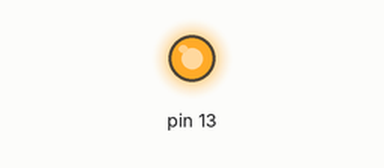
Recording of a sketch running on a simulated Arduino Mega 2560, built with avr-gcc and run on an emulated ATmega2560. Parts: output pins drawn as LEDs (lit = HIGH).

Above: at 0.5 s.
At 27.8 s:
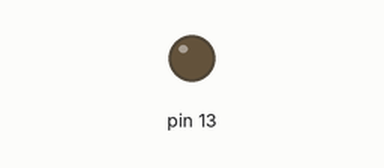
Timing chart, 0 to 39.8 s (numbered marks = the images above):
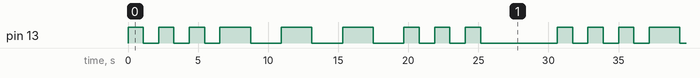

Measured:
- by itself, pin 13: repeats every 30.6 s: 2 × (LOW 1.1 s, HIGH 1.1 s), LOW 1.1 s, 3 × (HIGH 2.2 s, LOW 2.2 s), 2 × (HIGH 1.1 s, LOW 1.1 s), HIGH 1.1 s, LOW 5.5 s, HIGH 1.1 s
- by itself, everything shown: repeats every 30.6 s, in 18 steps

The sketch:

blinkModifiedANSIC_lab3.ino
```cpp
/*
  Modified Blink Program in ANSI C
  Frank Olson
  V.1
  20 February 2014
  Arduino Mega 2560 R3
*/

// Define functions
void MyDelay(unsigned long mSecondsApx);
void signalFast( unsigned long reps );
void signalSlow( unsigned long reps );

// Setup Function
void setup() {
  unsigned char *portDDRB;

  portDDRB = (unsigned char *) 0x24;

  *portDDRB |= 0x80;
}

// Loop Function
void loop() {
  // SOS signal
  signalFast( 3 );
  signalSlow( 3 );
  signalFast( 3 );
  MyDelay(2000);
}

// Delay Function
void MyDelay(unsigned long mSecondsApx) {
  volatile unsigned long i;
  unsigned long endTime = 1000 *mSecondsApx;

  for( i=0; i<endTime; i++);
}

// Fast Blinking
void signalFast( unsigned long reps ) {
  volatile unsigned long i;
  unsigned char *portB;

  // Using the for loop to blink 'reps' amount of times
  for( i=0; i<reps; i++ ) {
    portB = (unsigned char *) 0x25;

    // Turn on portB then wait half a second
    *portB |= 0x80;
    MyDelay(500);
    // Turn off portB then wait half a second
    *portB &= 0x7F;
    MyDelay(500);
  }
}

// Slow Blinking
void signalSlow( unsigned long reps ) {
  volatile unsigned long i;
  unsigned char *portB;

  // Using the for loop to blink 'reps' amount of times
  for( i=0; i<reps; i++ ) {
    portB = (unsigned char *) 0x25;

    // Turn on portB then wait a second
    *portB |= 0x80;
    MyDelay(1000);
    // Turn off portB then wait a second
    *portB &= 0x7F;
    MyDelay(1000);
  }
}
```
